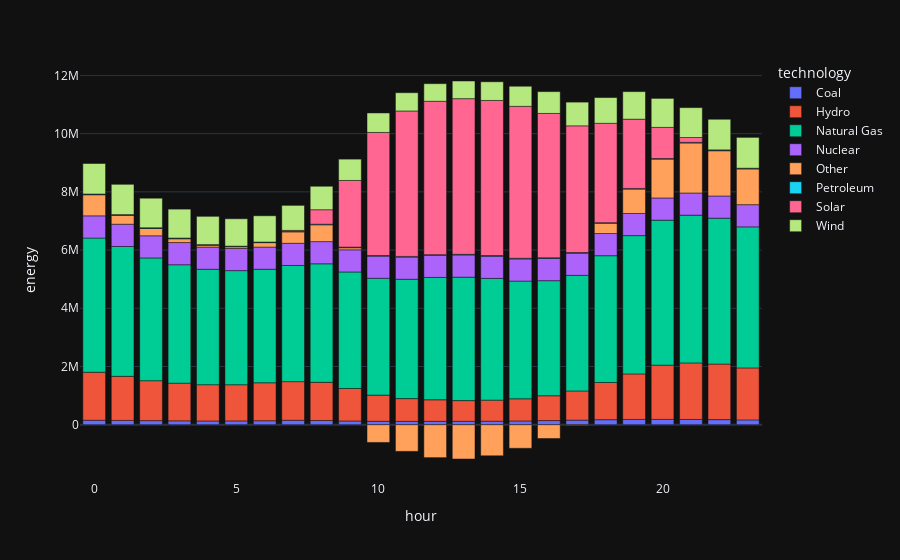

The cell this chart's notebook holds for it:
### Code cell


### Figure 1 — Plotly figure (JSON) as saved in the notebook; plotly's stock layout.template omitted (floating-point values rounded to 4 significant figures)
{"data": [{"alignmentgroup": "True", "hovertemplate": "technology=Coal<br>hour=%{x}<br>energy=%{y}<extra></extra>", "legendgroup": "Coal", "marker": {"color": "#636efa", "pattern": {"shape": ""}}, "name": "Coal", "offsetgroup": "Coal", "orientation": "v", "showlegend": true, "textposition": "auto", "type": "bar", "x": [0, 1, 2, 3, 4, 5, 6, 7, 8, 9, 10, 11, 12, 13, 14, 15, 16, 17, 18, 19, 20, 21, 22, 23], "xaxis": "x", "y": [154365, 148459, 139972, 133120, 128562, 130067, 137241, 152573, 145154, 128410, 118122, 115840, 116368, 119009, 121770, 128915, 142398, 157945, 172454, 181460, 181762, 180546, 175144, 164491], "yaxis": "y"}, {"alignmentgroup": "True", "hovertemplate": "technology=Hydro<br>hour=%{x}<br>energy=%{y}<extra></extra>", "legendgroup": "Hydro", "marker": {"color": "#EF553B", "pattern": {"shape": ""}}, "name": "Hydro", "offsetgroup": "Hydro", "orientation": "v", "showlegend": true, "textposition": "auto", "type": "bar", "x": [0, 1, 2, 3, 4, 5, 6, 7, 8, 9, 10, 11, 12, 13, 14, 15, 16, 17, 18, 19, 20, 21, 22, 23], "xaxis": "x", "y": [1648219, 1514087, 1372376, 1294546, 1246505, 1243246, 1303703, 1326792, 1312379, 1115404, 899242, 780940, 739463, 709459, 722082, 761295, 851149, 1002363, 1277954, 1563331, 1864983, 1942894, 1908820, 1787020], "yaxis": "y"}, {"alignmentgroup": "True", "hovertemplate": "technology=Natural Gas<br>hour=%{x}<br>energy=%{y}<extra></extra>", "legendgroup": "Natural Gas", "marker": {"color": "#00cc96", "pattern": {"shape": ""}}, "name": "Natural Gas", "offsetgroup": "Natural Gas", "orientation": "v", "showlegend": true, "textposition": "auto", "type": "bar", "x": [0, 1, 2, 3, 4, 5, 6, 7, 8, 9, 10, 11, 12, 13, 14, 15, 16, 17, 18, 19, 20, 21, 22, 23], "xaxis": "x", "y": [4609616, 4460336, 4216582, 4067811, 3965790, 3920044, 3900733, 3991359, 4070638, 4003618, 4013183, 4101236, 4203359, 4241933, 4182642, 4043214, 3953899, 3970792, 4355634, 4750906, 4980714, 5075532, 5011817, 4844989], "yaxis": "y"}, {"alignmentgroup": "True", "hovertemplate": "technology=Nuclear<br>hour=%{x}<br>energy=%{y}<extra></extra>", "legendgroup": "Nuclear", "marker": {"color": "#ab63fa", "pattern": {"shape": ""}}, "name": "Nuclear", "offsetgroup": "Nuclear", "orientation": "v", "showlegend": true, "textposition": "auto", "type": "bar", "x": [0, 1, 2, 3, 4, 5, 6, 7, 8, 9, 10, 11, 12, 13, 14, 15, 16, 17, 18, 19, 20, 21, 22, 23], "xaxis": "x", "y": [763725, 766183, 761060, 762698, 762146, 761656, 761574, 761566, 761524, 761497, 761601, 761819, 762122, 762357, 762424, 762438, 764605, 762108, 761978, 762118, 762213, 762342, 762603, 763191], "yaxis": "y"}, {"alignmentgroup": "True", "hovertemplate": "technology=Other<br>hour=%{x}<br>energy=%{y}<extra></extra>", "legendgroup": "Other", "marker": {"color": "#FFA15A", "pattern": {"shape": ""}}, "name": "Other", "offsetgroup": "Other", "orientation": "v", "showlegend": true, "textposition": "auto", "type": "bar", "x": [0, 1, 2, 3, 4, 5, 6, 7, 8, 9, 10, 11, 12, 13, 14, 15, 16, 17, 18, 19, 20, 21, 22, 23], "xaxis": "x", "y": [725009, 304500, 252589, 130601, 61524, 58610, 151992, 393138, 577932, 71472, -608914, -915421, -1130815, -1177977, -1067727, -810152, -474413, -26378, 352682, 837308, 1334301, 1717736, 1553394, 1227079], "yaxis": "y"}, {"alignmentgroup": "True", "hovertemplate": "technology=Petroleum<br>hour=%{x}<br>energy=%{y}<extra></extra>", "legendgroup": "Petroleum", "marker": {"color": "#19d3f3", "pattern": {"shape": ""}}, "name": "Petroleum", "offsetgroup": "Petroleum", "orientation": "v", "showlegend": true, "textposition": "auto", "type": "bar", "x": [0, 1, 2, 3, 4, 5, 6, 7, 8, 9, 10, 11, 12, 13, 14, 15, 16, 17, 18, 19, 20, 21, 22, 23], "xaxis": "x", "y": [21618, 21734, 21601, 21613, 21600, 21651, 21558, 21500, 21283, 21436, 21505, 21483, 21434, 21458, 21543, 21569, 21663, 21674, 21685, 21711, 21697, 21733, 21767, 21712], "yaxis": "y"}, {"alignmentgroup": "True", "hovertemplate": "technology=Solar<br>hour=%{x}<br>energy=%{y}<extra></extra>", "legendgroup": "Solar", "marker": {"color": "#FF6692", "pattern": {"shape": ""}}, "name": "Solar", "offsetgroup": "Solar", "orientation": "v", "showlegend": true, "textposition": "auto", "type": "bar", "x": [0, 1, 2, 3, 4, 5, 6, 7, 8, 9, 10, 11, 12, 13, 14, 15, 16, 17, 18, 19, 20, 21, 22, 23], "xaxis": "x", "y": [3550, 2758, 2587, 2015, 1650, 705, 4, 29658, 496909, 2289876, 4227575, 4997510, 5270003, 5347378, 5329991, 5221143, 4960646, 4353528, 3413269, 2380303, 1069781, 166109, 8743, 4122], "yaxis": "y"}, {"alignmentgroup": "True", "hovertemplate": "technology=Wind<br>hour=%{x}<br>energy=%{y}<extra></extra>", "legendgroup": "Wind", "marker": {"color": "#B6E880", "pattern": {"shape": ""}}, "name": "Wind", "offsetgroup": "Wind", "orientation": "v", "showlegend": true, "textposition": "auto", "type": "bar", "x": [0, 1, 2, 3, 4, 5, 6, 7, 8, 9, 10, 11, 12, 13, 14, 15, 16, 17, 18, 19, 20, 21, 22, 23], "xaxis": "x", "y": [1047739, 1040995, 1015028, 994653, 971071, 939576, 901392, 859208, 806977, 732794, 669078, 627354, 603780, 606805, 641663, 689974, 749279, 814536, 883307, 946450, 995326, 1026353, 1051716, 1059019], "yaxis": "y"}], "layout": {"barmode": "relative", "legend": {"title": {"text": "technology"}, "tracegroupgap": 0}, "margin": {"t": 60}, "xaxis": {"anchor": "y", "domain": [0, 1], "title": {"text": "hour"}}, "yaxis": {"anchor": "x", "domain": [0, 1], "title": {"text": "energy"}}}}
